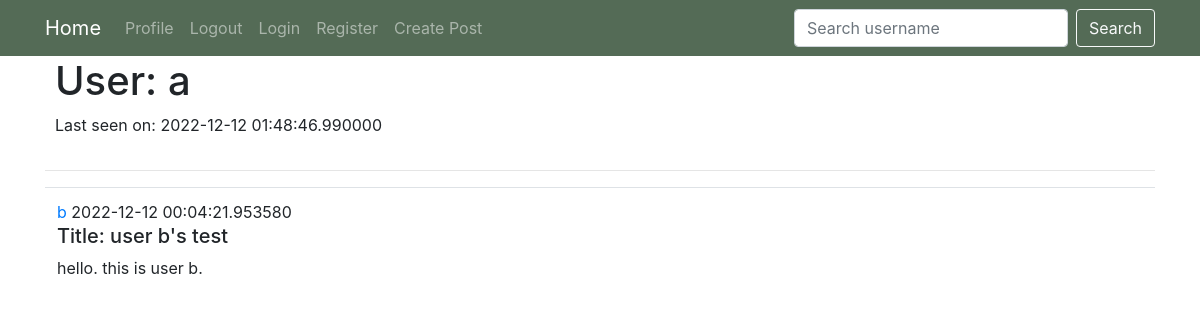
/user/a (signed in), run on an earlier commit of the app's database.
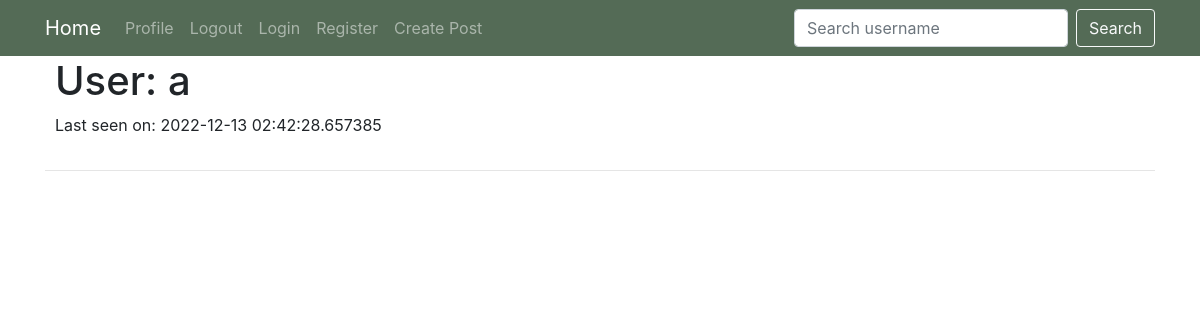
And on a later commit of the database.
### app.py (models this page shows, shortened)
class User(UserMixin, db.Model):
    id = db.Column(db.Integer, primary_key=True)
    username = db.Column(db.String(100), unique=True)
    password = db.Column(db.String(100))
    posts = db.relationship('Post', backref='author', lazy='dynamic')
    last_seen = db.Column(db.DateTime, default=datetime.utcnow)
    def followed_posts(self):
        followed = Post.query.join(
            followers, (followers.c.followed_id == Post.user_id)).filter(
                followers.c.follower_id == self.id)
        own = Post.query.filter_by(user_id=self.id)
        return followed.union(own).order_by(Post.timestamp.desc())

class Post(db.Model):
    id = db.Column(db.Integer, primary_key=True)
    title = db.Column(db.String(255))
    body = db.Column(db.String(140))
    timestamp = db.Column(db.DateTime, index=True, default = datetime.utcnow)
    user_id = db.Column(db.Integer, db.ForeignKey('user.id'))

### app.py (the view)
@app.route('/user/<username>')
@login_required
def user(username):
    user = User.query.filter_by(username=username).first_or_404()
    page = request.args.get('page', 1, type=int)
    posts = current_user.followed_posts().all()
    return render_template('user.html', user=user, posts=posts, username=username)

### app.py
class SearchForm(FlaskForm):
    searched = StringField("Searched", validators=[DataRequired()])
    submit = SubmitField('Submit')

### app.py (called while the page is built)
@login_manager.user_loader
def load_user(id):
    return User.query.get(int(id))

@app.before_request
def before_request():
    if current_user.is_authenticated:
        current_user.last_seen = datetime.utcnow()
        db.session.commit()

@app.context_processor #to pass stuff to nav bar (via base.html)
def base():
     form = SearchForm()
     return dict(form=form)

### templates/user.html (shortened to what this page needs)
{% extends "base.html" %}
{% block content %}
    <table>
        <tr valign="top">
            <td style="padding-left:10px;">
                <h1>User: {{ user.username }}</h1>
                {% if user.last_seen %}<p>Last seen on: {{ user.last_seen }}</p>{% endif %}
            </td>
        </tr>
    </table>
    <hr>
    {% for post in posts %}
        {% include 'post.html' %}
    {% endfor %}
{% endblock %}

### templates/base.html (shortened to what this page needs)
<!DOCTYPE html>
<html lang="en">
<head>
<link rel="stylesheet" href="https://stackpath.bootstrapcdn.com/bootstrap/4.5.0/css/bootstrap.min.css">
</head>
<body>
<nav class="navbar navbar-expand-lg navbar-dark" style="background-color: #546b56;">
  <div class="container">
      <a class="navbar-brand" href="{{url_for('index')}}">Home</a>
  <div class="collapse navbar-collapse" id="navbarSupportedContent">
    <ul class="navbar-nav mr-auto">
      <li class="nav-item">
        <a class="nav-link" href="{{url_for('user', username=current_user.username)}}">Profile <span class="sr-only">(current)</span></a>
      </li>
      <li class="nav-item">
        <a class="nav-link" href="{{url_for('logout')}}">Logout</a>
      </li>
      <li class="nav-item">
        <a class="nav-link" href="{{url_for('Login')}}">Login</a>
      </li>
      <li class="nav-item">
        <a class="nav-link" href="{{url_for('register')}}">Register</a>
      </li>
      <li class="nav-item">
        <a class="nav-link" href="{{url_for('add_post')}}">Create Post</a>
      </li>
    </ul>
    <form method="POST" action="{{url_for('search')}}" class="form-inline my-2 my-lg-0">
      <input class="form-control mr-sm-2" type="search" placeholder="Search username" aria-label="Search", name="searched">
      <button class="btn btn-outline-light" type="submit">Search</button>
    </form>
  </div>
  </div>
</nav>
<div class="container">
        {% block content %}{% endblock %}
</div>
</body>
</html>

### templates/post.html
<table class="table table-hover">
        <tr valign="top">
   <td align="left">
     <a href="{{ url_for('user', username=post.author.username) }}">
       {{ post.author.username }}
       <a style="margin-right: 40px">
         {{ post.timestamp}}
       </a>
     </a>
     <br><h5>Title: {{ post.title }} </h5>
     {{ post.body }}
   </td>
        </tr>
    </table>

What changed in the data, as far as the page shows it:
removed User: username "a", last_seen "2022-12-12 01:48:46.990000"
no longer on this page (row edited): Post: author.username "b", timestamp "2022-12-12 00:04:21.953580", title "user b's test", body "hello. this is user b."
added User: username "a", last_seen "2022-12-13 02:42:28.657385"
